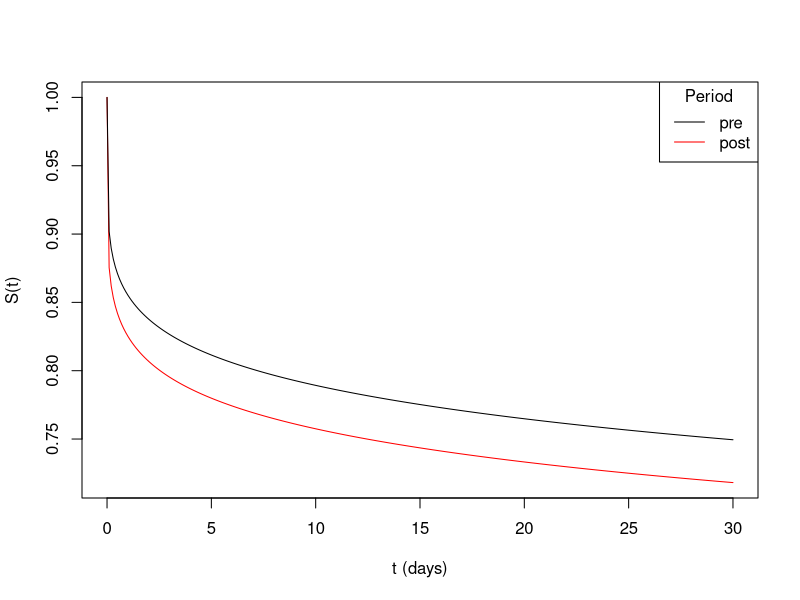
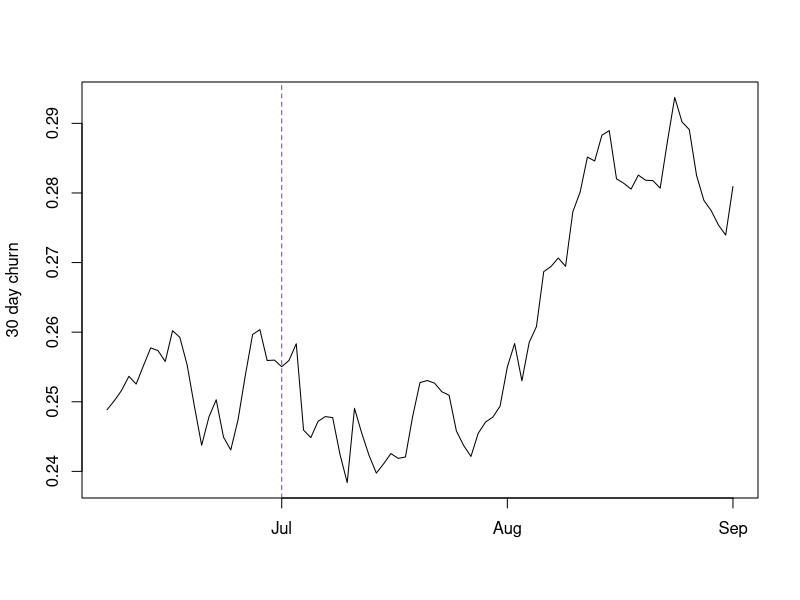
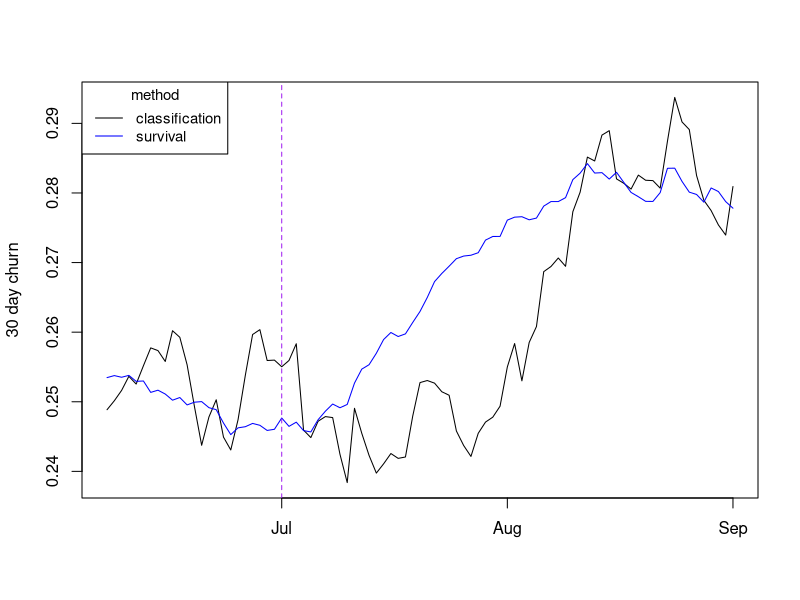

Generate these figures, in order, with R:
## ---- chunk 1
knitr::opts_chunk$set(echo = F, warning = F, message = F, cache = F)
library(survival)
## ---- chunk 2
alpha_pre <- 0.18
alpha_post <- 0.16
churn_pre <- round(pweibull(30, alpha_pre, 30000), 3)
churn_pre_pct <- paste0(100 * churn_pre, "%")
churn_post <- round(pweibull(30, alpha_post, 30000), 3)
churn_post_pct <- paste0(100 * churn_post, "%")
## ---- chunk 3
x <- seq(0, 30, 0.1)
y <- 1 - pweibull(x, alpha_pre, 30000)
y2 <- 1 - pweibull(x, alpha_post, 30000)
plot(x, y2, type = "line", col = "red", ylab = "S(t)", xlab = "t (days)")
lines(x, y, col = "black")
legend("topright",
  col = c("black", "red"), legend = c("pre", "post"), lty = 1,
  title = "Period"
)
## ---- chunk 4
set.seed(1)
window <- 7
avg_users_per_day <- 500
overall_users <- avg_users_per_day * length(seq.Date(as.Date("2023-05-01"), as.Date("2023-09-01"), by = "day"))

subs_df <- data.frame(join_date = as.Date(
  runif(overall_users, as.Date("2023-05-01"), as.Date("2023-09-01")),
  origin = "1970-01-01"
))
subs_df$subscription_time <- sapply(
  subs_df$join_date < as.Date("2023-07-01"),
  function(x) if (x) rweibull(1, alpha_pre, 30000) else rweibull(1, alpha_post, 30000)
)
## ---- chunk 5
simple_churn <- function(date_i) {
  df_t <- subs_df[subs_df$join_date >= date_i - 30 - window &
    subs_df$join_date < date_i - 30, ]
  mean(df_t$subscription_time <= 30)
}

dates <- seq.Date(as.Date("2023-06-07"), as.Date("2023-09-01"), by = "day")
simple_churns <- sapply(dates, simple_churn)
plot(dates, simple_churns, type = "l", xlab = NA, ylab = "30 day churn")
abline(v = as.Date("2023-07-01"), col = "purple", lty = 2)
## ---- chunk 6
surv_churn <- function(date_i) {
  df_t <- subs_df[subs_df$join_date >= date_i - 30 - window & subs_df$join_date <= date_i, ]
  df_t$status <- as.integer(df_t$join_date + df_t$subscription_time < date_i)
  df_t$tstatus <- ifelse(df_t$status == 1, df_t$subscription_time, as.numeric(date_i - df_t$join_date))
  surv_i <- survfit(Surv(tstatus, status) ~ 1, data = df_t)
  1 - summary(surv_i, times = 30, extend = T)$surv
}
surv_churns <- sapply(dates, surv_churn)

plot(dates, simple_churns, type = "l", xlab = NA, ylab = "30 day churn")
lines(dates, surv_churns, col = "blue")
abline(v = as.Date("2023-07-01"), col = "purple", lty = 2)
legend("topleft",
  col = c("black", "blue"), legend = c("classification", "survival"),
  title = "method", lty = 1, cex = 0.9
)
